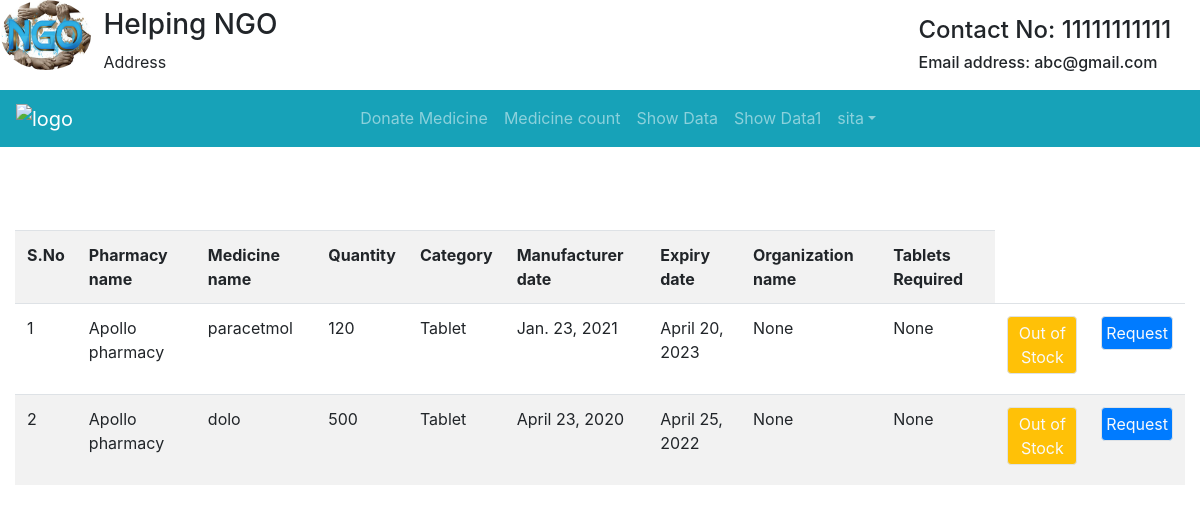
/index/ (signed in), run on the app's committed database.
### Student/models.py (models this page shows)
class User(AbstractUser):
	t = (
		(1,'Medicinist'),
		(2,'Org'),
		(3,'Anonymous'),
		)
	role = models.IntegerField(default=3,choices=t)
	g=[('M',"Male"),('F','Female')]
	age=models.IntegerField(default=10)
	impf=models.ImageField(upload_to='Profiles/',default="Note.jpg")
	gender=models.CharField(max_length=10,choices=g,default="F")
	organization_name=models.CharField(max_length=120,default="ngo")
	hospital_name=models.CharField(max_length=120,default="ap")
	phone_no=models.CharField(null=True,default="1234567890",max_length=10)
	pan_no=models.CharField(max_length=10,default="ABC1234DE5")
	address=models.CharField(max_length=200,default="Tirupathi")

class MedicineInfo(models.Model):
	pharmacy_name=models.CharField(max_length=500)
	medicine_name=models.CharField(max_length=120)
	quantity=models.CharField(max_length=30)
	batch_no=models.IntegerField(unique=True)
	category=models.CharField(max_length=120)
	production_date=models.DateField()
	entry_date=models.DateField()
	expiry_date=models.DateField()
	tablets_required=models.CharField(max_length=100)
	org_name=models.CharField(max_length=300)
	uid=models.ForeignKey(User,on_delete=models.CASCADE)

### Student/views.py (the view)
# urls.py: path('index/',views.index1,name="inx"),
def index1(request):
	i = MedicineInfo.objects.filter(uid_id=request.user.id)
	g = MedicineInfo.objects.all()
	k = {}
	for m in g:
		k[m.id] = m.id,m.pharmacy_name,m.medicine_name,m.quantity,m.category,m.production_date,m.entry_date,m.expiry_date,m.org_name,m.tablets_required
	f = k.values()
	return render(request,'htfiles/index.html',{'it':i,'d':f})

### Student/templates/htfiles/index.html (shortened to what this page needs)
{% extends 'htfiles/header.html' %}
{% block content %}
<div class="container-fluid" style="margin-top: 83px;">
	<table class="table table-striped">
		<tr>
					<th>S.No</th>
					<th>Pharmacy name</th>
					<th>Medicine name</th>
					<th>Quantity</th>
					<th>Category</th>
					<th>Manufacturer date</th>
					<th>Expiry date</th>
					<th>Organization name</th>
					<th>Tablets Required</th>
				</tr>
	{% if user.export.is_medicinist %}
		{% for k in it %}
						<!-- <td>{{k.medicine_name}}</td>
						<td>{{k.quantity}}</td>
						<td>{{k.batch_no}}</td>
						<td>{{k.category}}</td>
						<td>{{k.entry_date}}</td>
						<td>{{k.expiry_date}}</td> -->
						<h3><span>{% if k.is_status == 0 %}<span class="bg-danger text-light p-1 border rounded">Available</span>{% else %}<span class="bg-primary text-light border rounded p-1">Out of Stock</span>{% endif%}</span></h3>
					<!-- <h3>{{k.medicine_name}}</h3>
					<h4>{{k.entry_date}}</h4>
					<h3>{{k.batch_no}}</h3>
					<h6>Stock <span class="bg-success text-light border rounded border-danger p-1 mx-1">{{k.quantity}}</span><span>{% if k.is_status == 0 %}<span class="bg-secondary text-light p-1 border rounded">Available</span>{% else %}<span class="bg-danger text-light border rounded p-1">Out of Stock</span>{% endif%}</span></h6>
				<div class="row mt-3">
					<div class="col">
						<a href="#" class="btn btn-info text-light col-sm">Add to Cart</a>
					</div>
					<div class="col">
						<a href="#" class="btn btn-success text-light col-sm">Rs.{{k.price}}</a>
					</div>
				</div> -->
		{% endfor %}
		{% else %}
		{% for k in d %}
			<tr>
				    <td>{{forloop.counter}}</td>
					<td>{{k.1}}</td>
					<td>{{k.2}}</td>
					<td>{{k.3}}</td>
					<td>{{k.4}}</td>
					<td>{{k.5}}</td>
					<td>{{k.7}}</td>
					<td>{{k.8}}</td>
					<td>{{k.9}}</td>
					<td><h6>{% if k.2 == 0 %}<span class="bg-secondary text-light p-1 border rounded">Available</span>{% else %}<span class="btn btn-warning text-light border rounded p-1">Out of Stock</span>{% endif%}</span></h6></td>
					<td><a href="{% url 'rq' k.id %}" class="bg-primary text-light p-1 border rounded btn btn-block mx-auto">Request</a></td>
					</tr>
				{% endfor %}
			</table>
	{% endif %}
	</div>
{% endblock %}

### Student/templates/htfiles/header.html (shortened to what this page needs)
{% load static %}
<!DOCTYPE html>
<html lang="en">
<head>
   <link rel="stylesheet" href="{% static 'css/bootstrap.min.css' %}">
</head>
<body>
	{% include 'htfiles/navbar.html' %}
	{% block content %}
	{% endblock %}
</body>
</html>

### Student/templates/htfiles/navbar.html (shortened to what this page needs)
{% load static %}
<div class="row">
  <div class="col col-md-1" style="margin-left:1px;">
  <img src="{% static 'images/NGO.jpg' %}" alt="logo" style="width:90px; height: 70px;" class="rounded-circle">
  </div>
  <div class="col mt-2">
    <h3>Helping NGO</h3>
    <p>Address</p>
  </div>
  <div class="col-md-3" style="margin-right: 4px">
    <h4 class="mt-3">Contact No: 11111111111</h4>
    <h6>Email address: abc@gmail.com</h6>
  </div>
</div>
<nav class="navbar navbar-expand-sm bg-info text-white navbar-dark">
  <a class="navbar-brand" href="#">
    <img src="{% static 'images/brand.png' %}" alt="logo" style="width: 40px;">
  </a>
  <ul class="navbar-nav ml-auto text-white" style="margin-right: 300px">
{% if not user.is_authenticated %}
    <li class="nav-item" style="margin-right: 80px">
      <a class="nav-link" href="#">Home</a>
    </li>
    <li class="nav-item" style="margin-right: 80px">
      <a class="nav-link" href="#">About us</a>
    </li>
    <li class="nav-item" style="margin-right: 80px">
      <a class="nav-link" href="#">Volunteers</a>
    </li>
    <li class="nav-item" style="margin-right: 80px">
      <a class="nav-link" href="{% url 'don' %}">Our workers</a>
    </li>
    <li class="nav-item" style="margin-right: 80px">
      <a class="nav-link" href="#">Contact us</a>
    </li>
    <li class="nav-item">
      <a class="nav-link" href="{% url 'log' %}"><span class="glyphicon glyphicon-user"></span>Login</a>
    </li>
  {% elif user.role == 1 %}
      <li class="nav-item">
        <a class="nav-link" href="{% url 'up' %}">Donate Medicine</a>
      </li>
      <li class="nav-item">
        <a class="nav-link" href="#">Medicine count</a>
      </li>
      <li class="nav-item">
        <a class="nav-link" href="{% url 'tab' %}">Show Data</a>
      </li>
      <li class="nav-item">
        <a class="nav-link" href="#">Show Data1</a>
      </li>
      <li class="dropdown">
      <a type="button" class="nav-link dropdown-toggle" data-toggle="dropdown">{{user.username}}</a>
    {% endif %}
    </ul>
</nav>

### Student/templates/htfiles/navbar.html (style rules this page uses)
.nav-link { color: dark; }

### data on the page
User: username "sita"
MedicineInfo: pharmacy_name "Apollo pharmacy", medicine_name "paracetmol", quantity "120", category "Tablet", production_date "Jan. 23, 2021", expiry_date "April 20, 2023"
MedicineInfo: pharmacy_name "Apollo pharmacy", medicine_name "dolo", quantity "500", category "Tablet", production_date "April 23, 2020", expiry_date "April 25, 2022"

### other printed values
{{ k.8 }} "None" "None"
{{ k.9 }} "None" "None"
